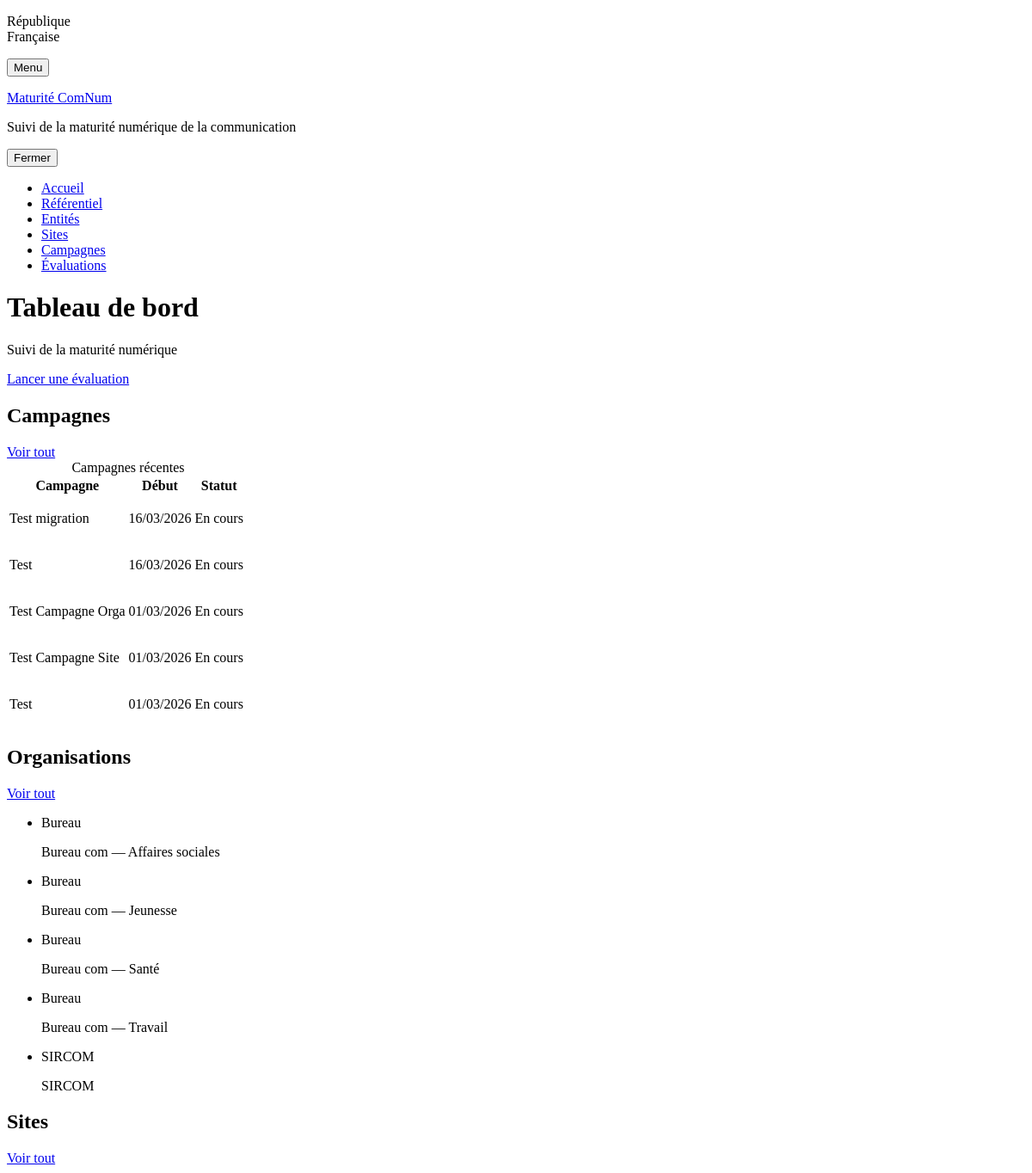
Before: / with the older database file.
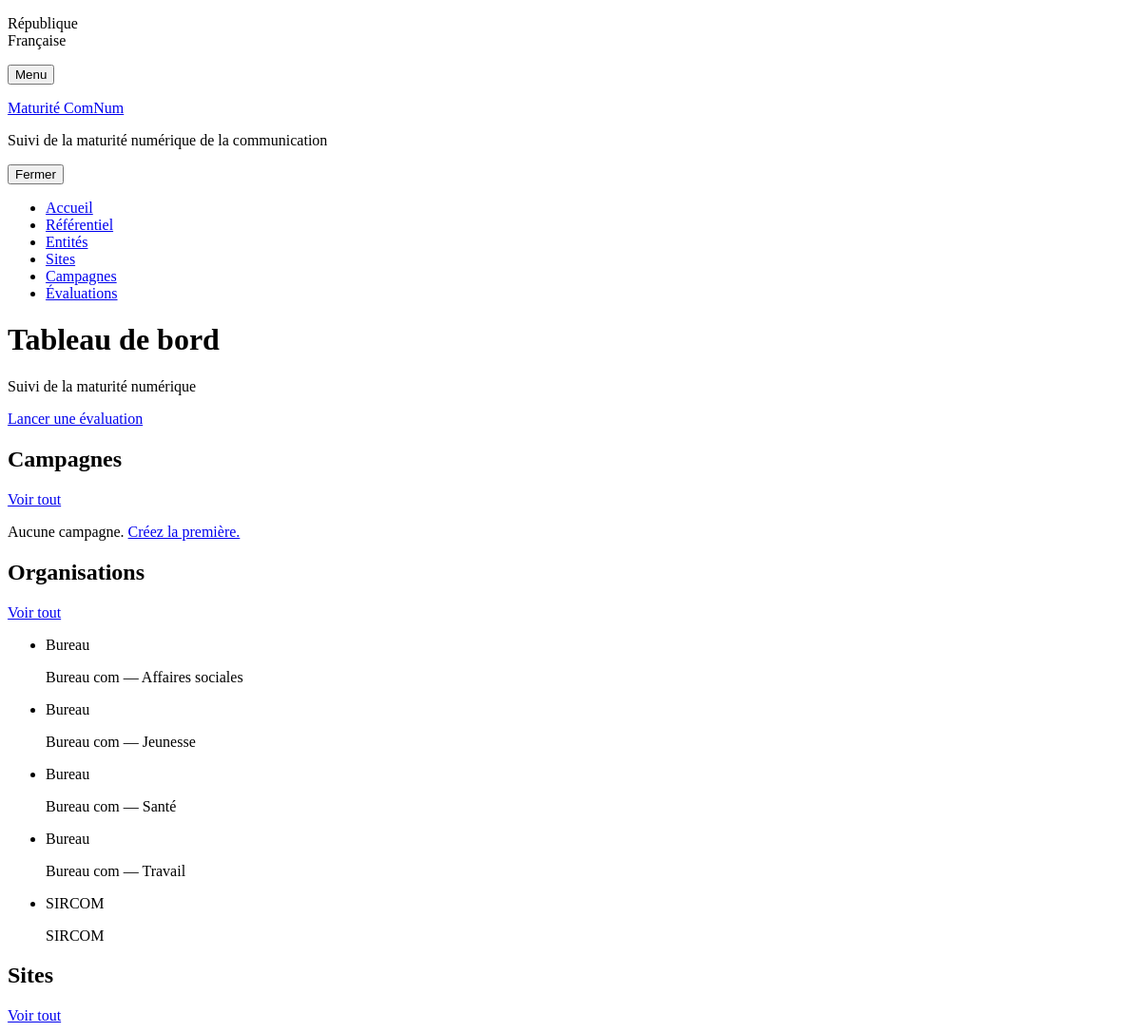
After: the same page with the newer database file.
### webapp/models.py (models this page shows, shortened)
class Campagne(db.Model):
    __tablename__ = "campagne"
    id = db.Column(db.Integer, primary_key=True)
    label = db.Column(db.String(100), nullable=False)
    date_debut = db.Column(db.Date, nullable=False)
    date_fin = db.Column(db.Date)
    statut = db.Column(db.String(20), default="en_cours")  # en_cours, terminee
    evaluations = db.relationship("Evaluation", back_populates="campagne",
                                  cascade="all, delete-orphan")

class Entite(db.Model):
    __tablename__ = "entite"
    id = db.Column(db.Integer, primary_key=True)
    nom = db.Column(db.String(200), nullable=False)
    type = db.Column(db.String(20), nullable=False)  # "SIRCOM" ou "Bureau"
    direction = db.Column(db.String(200))
    description = db.Column(db.Text)
    created_at = db.Column(db.DateTime, default=datetime.utcnow)
    evaluations = db.relationship("Evaluation", back_populates="entite",
                                  order_by="Evaluation.date_evaluation.desc()")
    sites = db.relationship("Site", back_populates="organisation",
                            cascade="all, delete-orphan")

### webapp/app.py (the view)
@app.route("/")
def index():
    campagnes = Campagne.query.order_by(Campagne.date_debut.desc()).all()
    entites = Entite.query.order_by(Entite.nom).all()
    ref = get_active_referentiel()
    if not ref:
        ref = ReferentielVersion.query.first()
    dimensions = Dimension.query.filter_by(referentiel_id=ref.id).order_by(Dimension.numero).all() if ref else []
    dim_labels = [f"{d.numero}. {d.nom}" for d in dimensions]
    all_validated = Evaluation.query.filter(
        Evaluation.statut == "validee",
        Evaluation.entite_id.isnot(None),
    ).all()
    dim_totals = {}
    for ev in all_validated:
        dim_scores = compute_scores_by_dimension(ev)
        for d in dim_scores.values():
            dim_totals.setdefault(d["numero"], []).append(d["moyenne"])
    has_charts = bool(dim_totals)
    if has_charts:
        radar_y_vals = [
            round(sum(dim_totals.get(d.numero, [0])) / max(len(dim_totals.get(d.numero, [0])), 1), 2)
            for d in dimensions
        ]
        radar_x = json.dumps([dim_labels])
        radar_y = json.dumps([radar_y_vals])
    else:
        radar_x = json.dumps([])
        radar_y = json.dumps([])
    bar_labels = []
    bar_values = []
    for e in entites:
        last_ev = Evaluation.query.filter_by(entite_id=e.id, statut="validee") \
            .order_by(Evaluation.date_evaluation.desc()).first()
        if last_ev:
            dim_scores = compute_scores_by_dimension(last_ev)
            moyennes = [d["moyenne"] for d in dim_scores.values()]
            bar_labels.append(e.nom)
            bar_values.append(round(sum(moyennes) / len(moyennes), 2) if moyennes else 0)
    bar_x = json.dumps([bar_labels])
    bar_y = json.dumps([bar_values])
    nb_referentiels = ReferentielVersion.query.count()
    nb_sites = Site.query.count()
    return render_template("index.html",
        campagnes=campagnes, entites=entites,
        radar_x=radar_x, radar_y=radar_y,
        bar_x=bar_x, bar_y=bar_y,
        has_charts=has_charts,
        nb_referentiels=nb_referentiels,
        nb_sites=nb_sites,
    )

### webapp/app.py (called while the page is built)
@app.before_request
def ensure_db():
    if not getattr(app, "_db_ready", False):
        db.create_all()
        migrate_db()
        from seed import seed_referentiel, seed_demo_entites, seed_mini_referentiels, seed_demo_sites
        seed_referentiel()
        seed_mini_referentiels()
        seed_demo_entites()
        seed_demo_sites()
        app._db_ready = True

def get_active_referentiel():
    return ReferentielVersion.query.filter_by(is_active=True).first()

### webapp/templates/index.html (shortened to what the changed rows need)
{% extends "base.html" %}
{% block content %}
<div class="fr-grid-row fr-grid-row--middle fr-mb-3w">
    <div class="fr-col">
        <h1 class="fr-h3 fr-mb-1v">Tableau de bord</h1>
    </div>
</div>
<div class="fr-grid-row fr-grid-row--gutters">
    <div class="fr-col-12 fr-col-md-6">
        <div class="fr-grid-row fr-grid-row--middle fr-mb-2w">
            <div class="fr-col"><h2 class="fr-h5 fr-mb-0">Campagnes</h2></div>
            <div class="fr-col-auto">
            </div>
        </div>
        {% if campagnes %}
        <div class="fr-table">
            <div class="fr-table__wrapper">
                <div class="fr-table__container">
                    <div class="fr-table__content">
                        <table>
                            <caption class="fr-sr-only">Campagnes récentes</caption>
                            <thead><tr>
                                <th scope="col">Campagne</th>
                                <th scope="col">Début</th>
                                <th scope="col">Statut</th>
                                <th scope="col"></th>
                            </tr></thead>
                            <tbody>
                                {% for c in campagnes[:5] %}
                                <tr>
                                    <td class="fr-text--bold">{{ c.label }}</td>
                                    <td>{{ c.date_debut.strftime('%d/%m/%Y') }}</td>
                                    <td>
                                        {% if c.statut == 'en_cours' %}
                                        <p class="fr-badge fr-badge--warning fr-badge--sm fr-badge--no-icon">En cours</p>
                                        {% else %}
                                        <p class="fr-badge fr-badge--success fr-badge--sm fr-badge--no-icon">Terminée</p>
                                        {% endif %}
                                    </td>
                                    <td><a href="{{ url_for('campagne_dashboard', campagne_id=c.id) }}" class="fr-btn fr-btn--sm fr-btn--tertiary-no-outline fr-icon-line-chart-line" title="Dashboard"></a></td>
                                </tr>
                                {% endfor %}
                            </tbody>
                        </table>
                    </div>
                </div>
            </div>
        </div>
        {% else %}
        <p class="fr-text--alt">Aucune campagne. <a href="{{ url_for('campagne_new') }}">Créez la première.</a></p>
        {% endif %}
    </div>
    <div class="fr-col-12 fr-col-md-6">
        <div class="fr-grid-row fr-grid-row--middle fr-mb-2w">
            <div class="fr-col"><h2 class="fr-h5 fr-mb-0">Organisations</h2></div>
        </div>
        {% if entites %}
        <ul class="fr-raw-list">
            {% for e in entites %}
            <li class="fr-py-1w" style="border-bottom: 1px solid var(--border-default-grey);">
                <div class="fr-grid-row fr-grid-row--middle">
                    <div class="fr-col">
                        <p class="fr-badge fr-badge--sm fr-badge--no-icon fr-mr-1w">{{ e.type }}</p>
                        {{ e.nom }}
                    </div>
                </div>
            </li>
            {% endfor %}
        </ul>
        {% endif %}
        <div class="fr-grid-row fr-grid-row--middle fr-mb-2w fr-mt-3w">
            <div class="fr-col"><h2 class="fr-h5 fr-mb-0">Sites</h2></div>
        </div>
    </div>
</div>
{% endblock %}

Changed rows visible on the page:
removed Campagne: label "Test migration", date_debut "16/03/2026", statut "En cours"
removed Campagne: label "Test", date_debut "16/03/2026", statut "En cours"
removed Campagne: label "Test Campagne Orga", date_debut "01/03/2026", statut "En cours"
removed Campagne: label "Test Campagne Site", date_debut "01/03/2026", statut "En cours"
removed Campagne: label "Test", date_debut "01/03/2026", statut "En cours"
Other visible differences:
text no longer shown: "Campagnes récentes Campagne Début Statut"
text now shown: "Aucune campagne. Créez la première."
